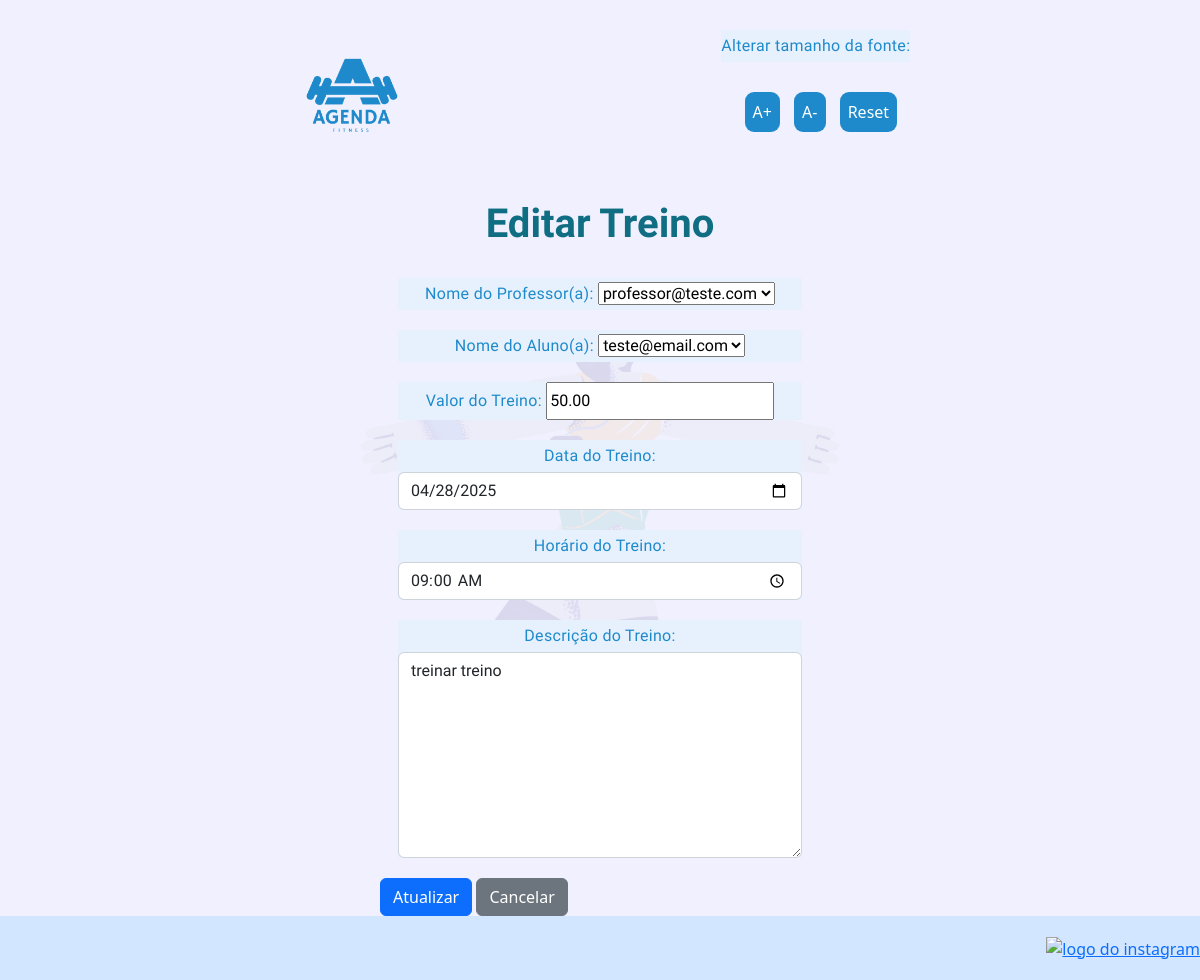
/editar_agenda/3/ (signed in), run on the app's committed database.
### apps/agenda/models.py (models this page shows, shortened)
class Agenda(models.Model):
    professor = models.ForeignKey(
        UserProfile, on_delete=models.CASCADE, related_name="professor"
    )
    aluno = models.ForeignKey(
        UserProfile, on_delete=models.CASCADE, related_name="aluno"
    )
    valor = models.DecimalField(max_digits=10, decimal_places=2, null=False)
    data = models.DateField(null=False, blank=False)
    hora = models.TimeField(null=False, blank=False)
    descricao = models.TextField(null=False, blank=False)
    created_at = models.DateTimeField(auto_now_add=True)
    cancelado = models.BooleanField(default=False)

### apps/agenda/views.py (the view)
# urls.py: path("editar_agenda/<int:agenda_id>/", editar_agenda, name="editar_agenda"),
@login_required
def editar_agenda(request, agenda_id):
    agenda = get_object_or_404(Agenda, id=agenda_id)
    if request.user != agenda.professor and request.user != agenda.aluno:
        messages.error(request, "Você não tem permissão para editar este treino.")
        return redirect("listar_agendas")
    form = AgendaForm(request.POST or None, instance=agenda)
    if request.method == "POST" and form.is_valid():
        form.save()
        messages.success(request, "Treino editado com sucesso!")
        return redirect("listar_agendas")
    return render(
        request, "agenda/editar_agenda.html", {"form": form, "agenda": agenda}
    )

### apps/users/models.py (called while the page is built)
    def __str__(self):
        return self.email

### templates/agenda/editar_agenda.html (shortened to what this page needs)
{% extends 'shared/base.html' %}
    {% block content %}
        <div class="container">
            <h1>Editar Treino</h1>
            <form method="POST">
            {{ form.as_p }}
            <button type="submit" class="btn btn-primary">Atualizar</button>
            <a href="{% url 'listar_agendas' %}" class="btn btn-secondary">Cancelar</a>
        </form>
        </div>
    {% endblock content %}

### static/style.css (style rules this page uses)
body { background-color: #F0F0FF; display: flex; min-height: 100vh; flex-direction: column; }
h1 { display: block; margin-top:20px; text-align: center; color: #106E82; padding-bottom: 10px; font-family: Muli,sans-serif; letter-spacing: 0; font-weight: 700; }
p { color: #1E8ACB; background-color: #E7F1FE; font-family: Muli,sans-serif; letter-spacing: 0; text-align: center; margin-left: 18px; margin-right: 18px; margin-top: 20px; margin-bottom: 20px; letter-spacing: .3px; line-height: 32px; }

### data on the page
Agenda: professor "professor@teste.com", aluno "teste@email.com", valor "50.00", data "04/28/2025", hora "09:00:00", descricao "treinar treino"
